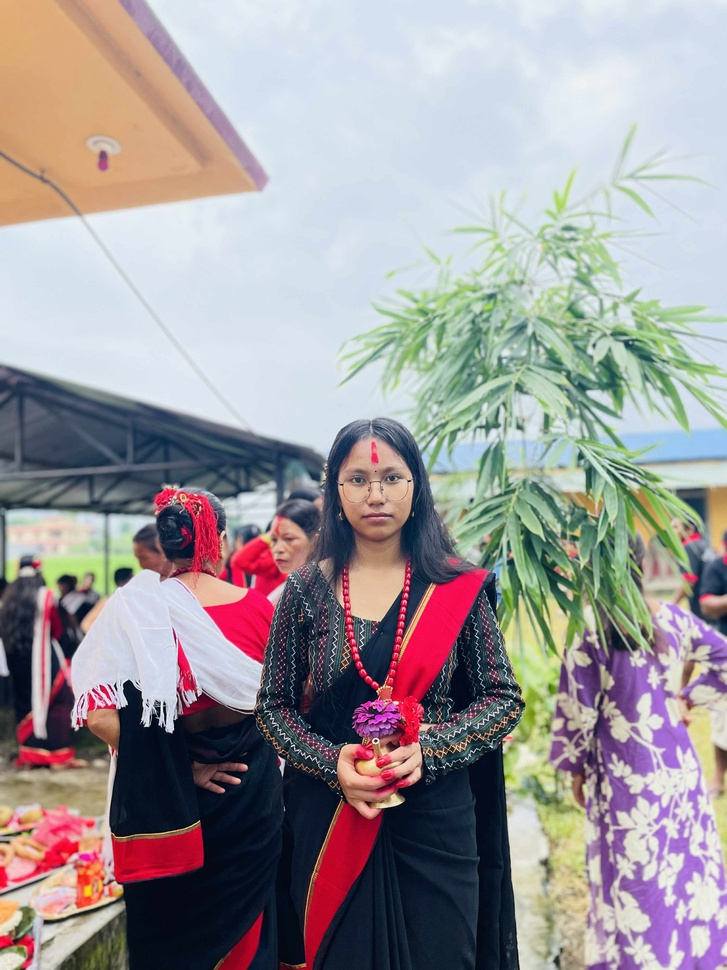
#> input picture opencv/barsha.jpg, 727 x 970 px, shrunk from 3024 x 4032 before the run
$ jupyter execute assignment_one.ipynb
#> lines starting #> are read from the running program, lines starting #| are printed output that depends on the picture
[cell 1]
import cv2

input_filename = input("Enter the input image file name")
#> the answer given: barsha.jpg
grayscale_image = cv2.imread(input_filename,cv2.IMREAD_GRAYSCALE)
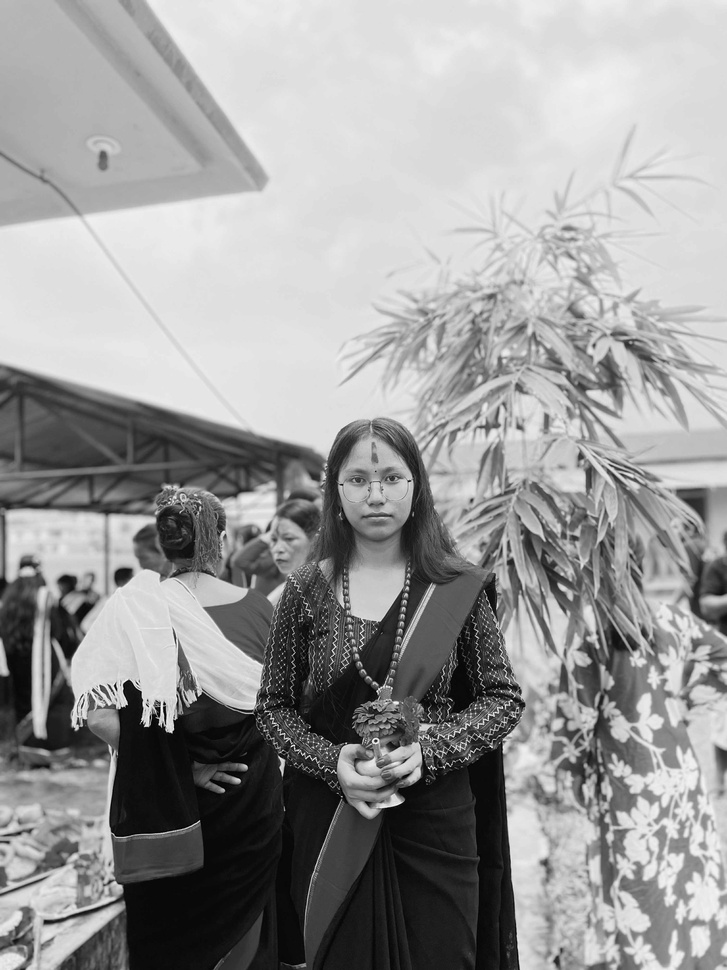
#> grayscale_image: shape (970, 727); min 0, max 255, mean 153.7

[cell 2]
if grayscale_image is None:
    print("Error could not load the image")

else:
    cv2.imshow("Grayscale image", grayscale_image)
    cv2.waitKey(0)
    cv2.destroyAllWindows()

    output_filename = input('Enter the output file name to save')
#> the answer given: out.png
